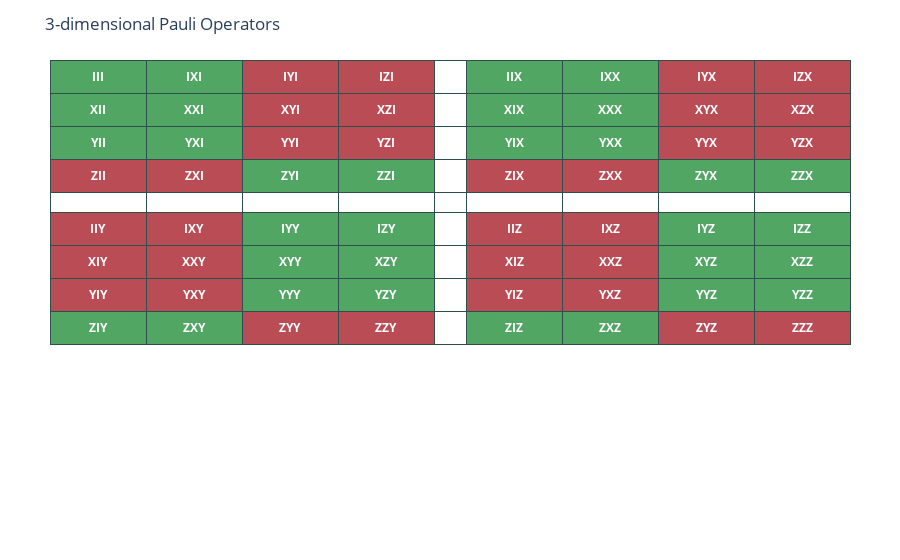

Notebook cell for this chart:
### Code cell
draw_3dim_paulis(paulis_set_ex_211)

### Figure 1 — Plotly figure (JSON) as saved in the notebook; plotly's stock layout.template omitted (floating-point values rounded to 4 significant figures)
{"data": [{"cells": {"align": ["center"], "fill": {"color": [["#51A664", "#51A664", "#BA4C55", "white", "#BA4C55", "#BA4C55", "#BA4C55", "#51A664"], ["#51A664", "#51A664", "#BA4C55", "white", "#BA4C55", "#BA4C55", "#BA4C55", "#51A664"], ["#BA4C55", "#BA4C55", "#51A664", "white", "#51A664", "#51A664", "#51A664", "#BA4C55"], ["#BA4C55", "#BA4C55", "#51A664", "white", "#51A664", "#51A664", "#51A664", "#BA4C55"], ["white", "white", "white", "white", "white", "white", "white", "white"], ["#51A664", "#51A664", "#BA4C55", "white", "#BA4C55", "#BA4C55", "#BA4C55", "#51A664"], ["#51A664", "#51A664", "#BA4C55", "white", "#BA4C55", "#BA4C55", "#BA4C55", "#51A664"], ["#BA4C55", "#BA4C55", "#51A664", "white", "#51A664", "#51A664", "#51A664", "#BA4C55"], ["#BA4C55", "#BA4C55", "#51A664", "white", "#51A664", "#51A664", "#51A664", "#BA4C55"]]}, "font": {"color": "white", "size": 12}, "line": {"color": ["darkslategray"]}, "values": [["<b>XII</b>", "<b>YII</b>", "<b>ZII</b>", "<b></b>", "<b>IIY</b>", "<b>XIY</b>", "<b>YIY</b>", "<b>ZIY</b>"], ["<b>XXI</b>", "<b>YXI</b>", "<b>ZXI</b>", "<b></b>", "<b>IXY</b>", "<b>XXY</b>", "<b>YXY</b>", "<b>ZXY</b>"], ["<b>XYI</b>", "<b>YYI</b>", "<b>ZYI</b>", "<b></b>", "<b>IYY</b>", "<b>XYY</b>", "<b>YYY</b>", "<b>ZYY</b>"], ["<b>XZI</b>", "<b>YZI</b>", "<b>ZZI</b>", "<b></b>", "<b>IZY</b>", "<b>XZY</b>", "<b>YZY</b>", "<b>ZZY</b>"], ["<b></b>", "<b></b>", "<b></b>", "<b></b>", "<b></b>", "<b></b>", "<b></b>", "<b></b>"], ["<b>XIX</b>", "<b>YIX</b>", "<b>ZIX</b>", "<b></b>", "<b>IIZ</b>", "<b>XIZ</b>", "<b>YIZ</b>", "<b>ZIZ</b>"], ["<b>XXX</b>", "<b>YXX</b>", "<b>ZXX</b>", "<b></b>", "<b>IXZ</b>", "<b>XXZ</b>", "<b>YXZ</b>", "<b>ZXZ</b>"], ["<b>XYX</b>", "<b>YYX</b>", "<b>ZYX</b>", "<b></b>", "<b>IYZ</b>", "<b>XYZ</b>", "<b>YYZ</b>", "<b>ZYZ</b>"], ["<b>XZX</b>", "<b>YZX</b>", "<b>ZZX</b>", "<b></b>", "<b>IZZ</b>", "<b>XZZ</b>", "<b>YZZ</b>", "<b>ZZZ</b>"]]}, "columnwidth": [3, 3, 3, 3, 1, 3, 3, 3, 3], "header": {"align": ["center"], "fill": {"color": ["#51A664", "#51A664", "#BA4C55", "#BA4C55", "white", "#51A664", "#51A664", "#BA4C55", "#BA4C55"]}, "font": {"color": "white", "size": 12}, "line": {"color": "darkslategray"}, "values": ["<b>III</b>", "<b>IXI</b>", "<b>IYI</b>", "<b>IZI</b>", "<b></b>", "<b>IIX</b>", "<b>IXX</b>", "<b>IYX</b>", "<b>IZX</b>"]}, "type": "table"}], "layout": {"margin": {"b": 50, "l": 50, "r": 50, "t": 60}, "showlegend": false, "title": {"text": "3-dimensional Pauli Operators"}}}
